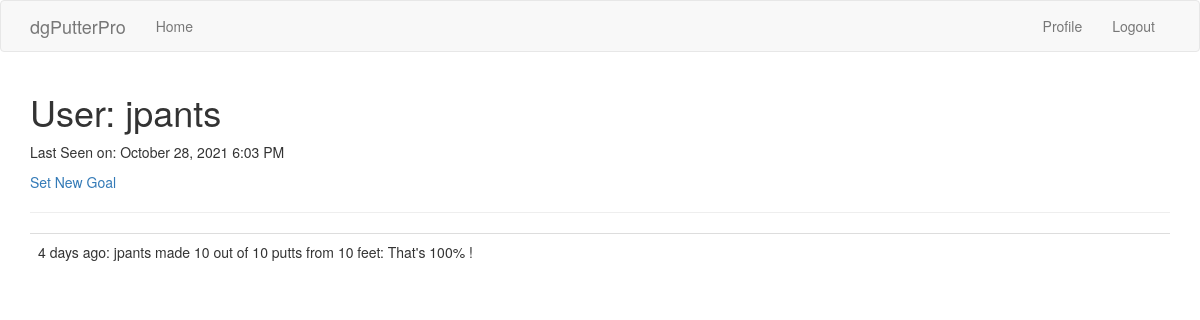
The app's page /user/jpants (signed in), older data.
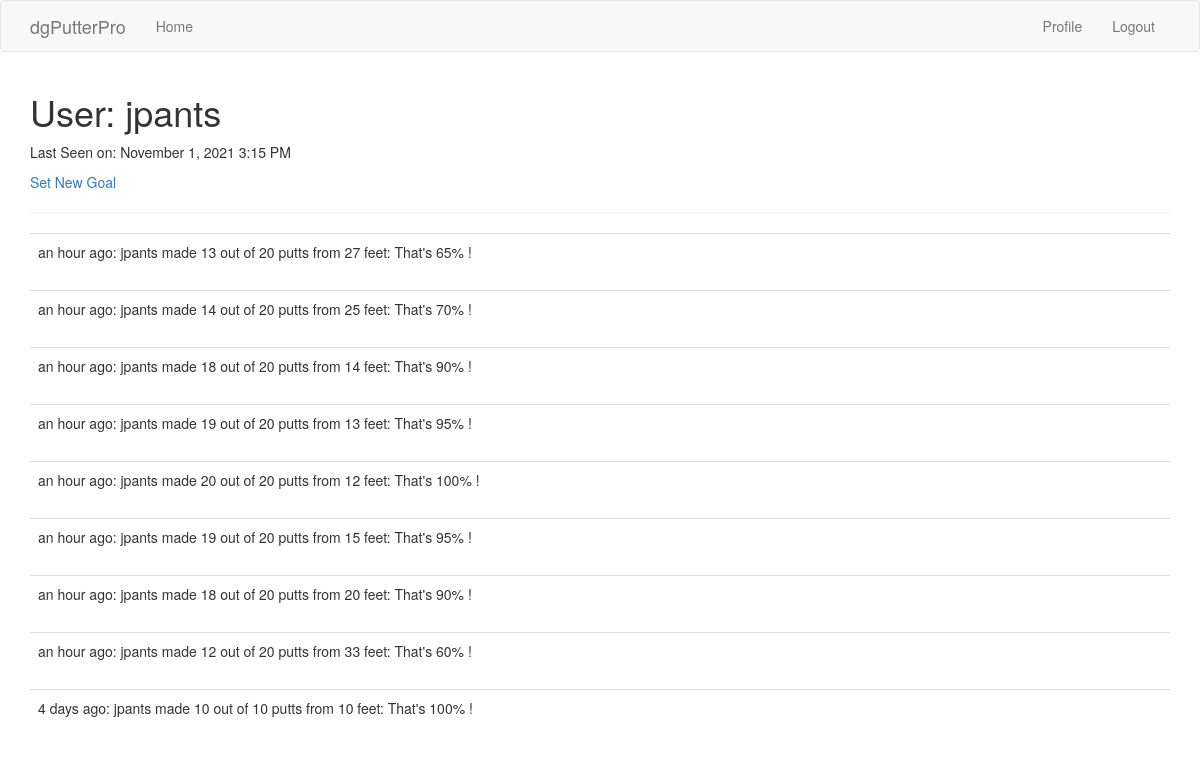
The same page, newer data.
### app/models.py (models this page shows, shortened)
class User(UserMixin, db.Model):
    id = db.Column(db.Integer, primary_key=True)
    username = db.Column(db.String(64), index=True, unique=True)
    email = db.Column(db.String(120), index=True, unique=True)
    password_hash = db.Column(db.String(128))
    drills = db.relationship('Drill', backref='user', lazy='dynamic')
    current_goal = db.Column(db.String(140))
    last_seen = db.Column(db.DateTime, default=datetime.utcnow)

class Drill(db.Model):
    id = db.Column(db.Integer, primary_key=True)
    user_id = db.Column(db.Integer, db.ForeignKey('user.id'))
    timestamp = db.Column(db.DateTime, index=True, default=datetime.utcnow)
    putt_distance = db.Column(db.Integer)
    number_attempts = db.Column(db.Integer)
    number_putts_made = db.Column(db.Integer)
    CheckConstraint(number_putts_made <= number_attempts)

### app/routes.py (the view)
@app.route('/user/<username>')
@login_required
def user(username):
    user = User.query.filter_by(username=username).first_or_404()
    drills = user.drills.order_by(Drill.timestamp.desc())
    return render_template('user.html', user=user, drills=drills)

### app/models.py (called while the page is built)
@login.user_loader
def load_user(id):
    return User.query.get(int(id))

### app/routes.py (called while the page is built)
@app.before_request
def before_request():
    if current_user.is_authenticated:
        current_user.last_seen = datetime.utcnow()
        db.session.commit()

### app/templates/user.html (shortened to what this page needs)
{% extends "base.html" %}
{% block app_content %}
    <h1>User: {{ user.username }}</h1>
    {% if user.last_seen %}
        <p>Last Seen on: {{ moment(user.last_seen).format('LLL') }}</p>
    {% endif %}
    {% if user == current_user %}
        <p><a href="{{ url_for('edit_goal') }}">Set New Goal</a> </p>
    {% endif %}
    <hr>
    {% for drill in drills %}
        {% include '_drill.html' %}
    {% endfor %}
{% endblock %}

### app/templates/base.html (shortened to what this page needs)
{% extends 'bootstrap/base.html' %}}
   {% block navbar %}
    <nav class="navbar navbar-default">
        <div class="container">
            <div class="navbar-header">
                <a class="navbar-brand" href="{{ url_for('index') }}">dgPutterPro</a>
            </div>
            <div class="collapse navbar-collapse" id="bs-example-navbar-collapse-1">
                <ul class="nav navbar-nav">
                    <li><a href="{{ url_for('index') }}">Home</a></li>
                </ul>
                <ul class="nav navbar-nav navbar-right">
                    {% if current_user.is_anonymous %}
                    <li><a href="{{ url_for('login') }}">Login</a></li>
                    {% else %}
                    <li><a href="{{ url_for('user', username=current_user.username) }}">Profile</a></li>
                    <li><a href="{{ url_for('logout') }}">Logout</a></li>
                    {% endif %}
                </ul>
            </div>
        </div>
    </nav>
{% endblock %}
    {% block content %}
        <div class="container">
            {% block app_content %}{% endblock %}
        </div>
    {% endblock %}

### app/templates/_drill.html
<table class="table table-hover">
    <tr valign="top">
        <td>
            {{ moment(drill.timestamp).fromNow() }}: {{ drill.user.username }} made {{ drill.number_putts_made }}
            out of {{ drill.number_attempts }} putts
            from {{ drill.putt_distance }} feet:
            That's {{ (drill.number_putts_made / drill.number_attempts * 100) |round|int}}% !
        </td>
    </tr>
</table>

Row changes from the older to the newer data that the page shows:
changed User "jpants": last_seen "October 28, 2021 6:03 PM" → "November 1, 2021 3:15 PM"
added Drill: timestamp "an hour ago", user.username "jpants", number_putts_made "13", number_attempts "20", putt_distance "27", number_putts_made+number_attempts "65"
added Drill: timestamp "an hour ago", user.username "jpants", number_putts_made "14", number_attempts "20", putt_distance "25", number_putts_made+number_attempts "70"
added Drill: timestamp "an hour ago", user.username "jpants", number_putts_made "18", number_attempts "20", putt_distance "14", number_putts_made+number_attempts "90"
added Drill: timestamp "an hour ago", user.username "jpants", number_putts_made "19", number_attempts "20", putt_distance "13", number_putts_made+number_attempts "95"
added Drill: timestamp "an hour ago", user.username "jpants", number_putts_made "20", number_attempts "20", putt_distance "12", number_putts_made+number_attempts "100"
added Drill: timestamp "an hour ago", user.username "jpants", number_putts_made "19", number_attempts "20", putt_distance "15", number_putts_made+number_attempts "95"
added Drill: timestamp "an hour ago", user.username "jpants", number_putts_made "18", number_attempts "20", putt_distance "20", number_putts_made+number_attempts "90"
added Drill: timestamp "an hour ago", user.username "jpants", number_putts_made "12", number_attempts "20", putt_distance "33", number_putts_made+number_attempts "60"
